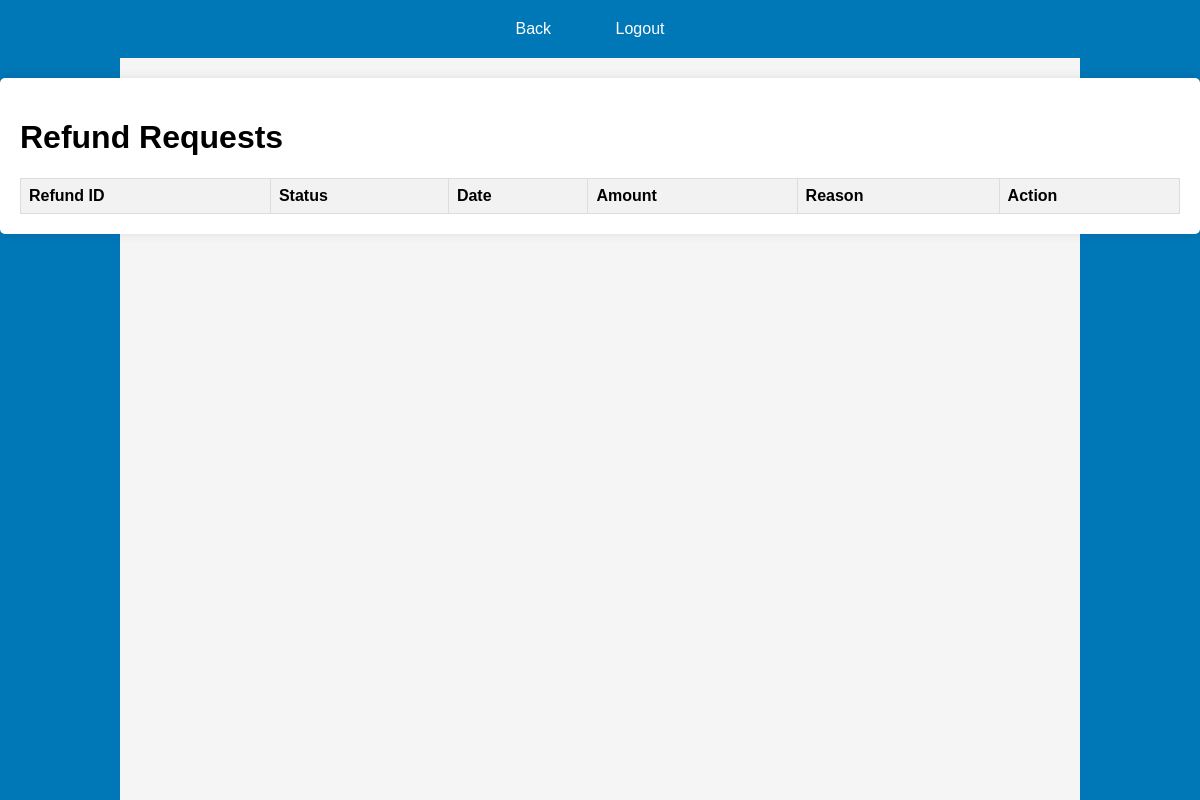
Before: /refund.php with the older database file.
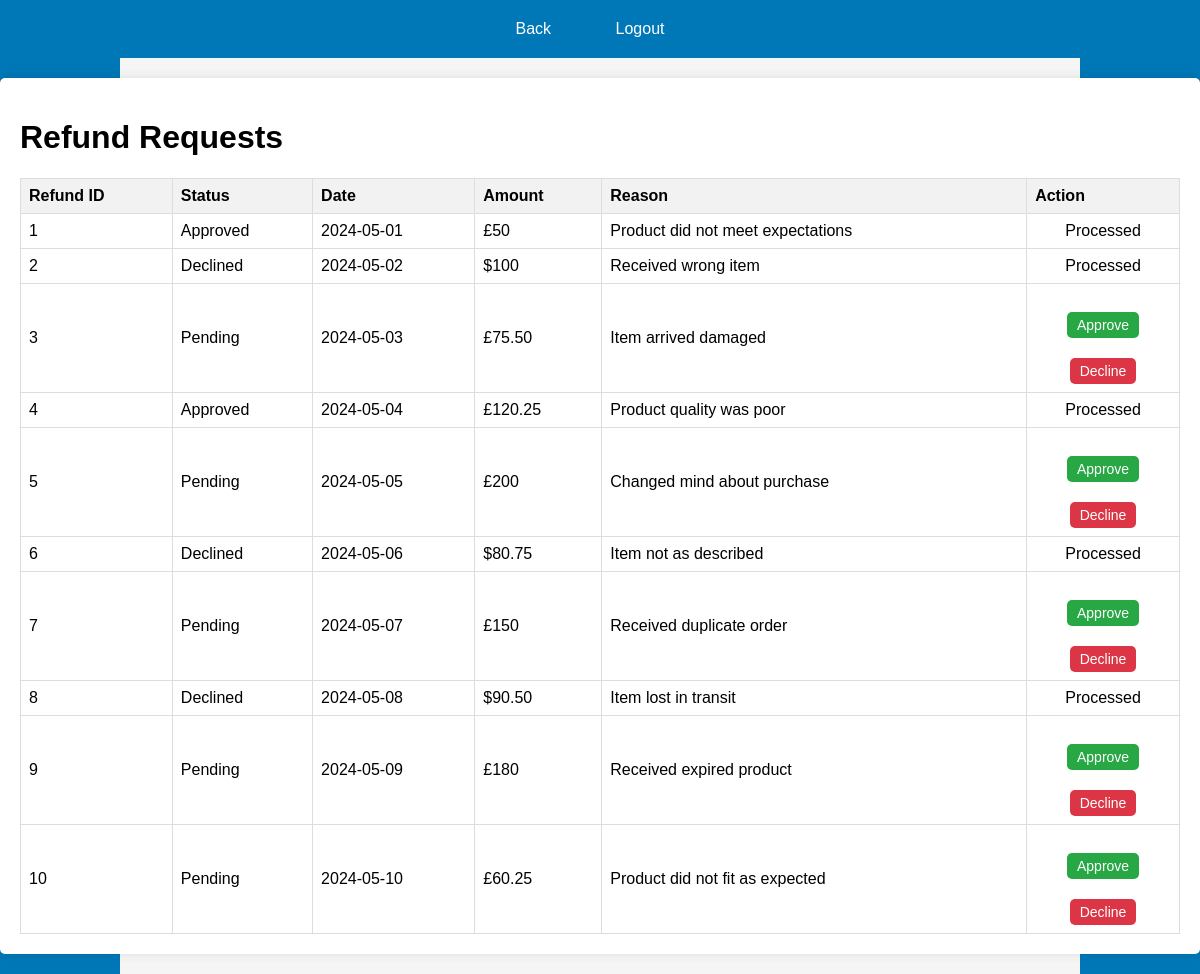
After: the same page with the newer database file.
### tables this page shows
CREATE TABLE refunds (
    refund_id INTEGER PRIMARY KEY,
    status VARCHAR(20) NOT NULL,
    date DATE NOT NULL,
    amount DECIMAL(18, 2) NOT NULL
, reason TEXT);

### refund.php (the view, shortened to what this page needs)
<!DOCTYPE html>
<html lang="en">
<head>
    <link rel="stylesheet" href="styles.css">
</head>
<body>
    <header>
        <nav>
            <ul>
                <li><a href="business-homepage.php">Back</a></li>
                <li><a href="business-logout.php">Logout</a></li>
            </ul>
        </nav>
    </header>
    <div class="left-background"></div>
    <div class="right-background"></div>
    <div class="container">
        <h1>Refund Requests</h1>
        <table>
            <thead>
                <tr>
                    <th>Refund ID</th>
                    <th>Status</th>
                    <th>Date</th>
                    <th>Amount</th>
                    <th>Reason</th>
                    <th>Action</th>
                </tr>
            </thead>
            <tbody>
                <?php
                $db = new PDO("sqlite:C:/xampp/htdocs/Currency-Transfer-Application/Currency_Database.db");
                $db->setAttribute(PDO::ATTR_ERRMODE, PDO::ERRMODE_EXCEPTION);
                $sql = "SELECT * FROM refunds";
                $stmt = $db->prepare($sql);
                $stmt->execute();
                $refunds = $stmt->fetchAll(PDO::FETCH_ASSOC);
                foreach ($refunds as $refund) {
                    echo "<tr class='{$refund['status']}'>";
                    echo "<td>{$refund['refund_id']}</td>";
                    echo "<td>{$refund['status']}</td>";
                    echo "<td>{$refund['date']}</td>";
                    echo "<td>{$refund['amount']}</td>";
                    echo "<td>{$refund['reason']}</td>";
                    echo "<td class='button-container'>";
                    if ($refund['status'] == 'Pending') {
                        echo "<form action='' method='post'>";
                        echo "<button class='approve' type='submit'>Approve</button>";
                        echo "</form>";
                        echo "<form action='' method='post'>";
                        echo "<button class='decline' type='submit'>Decline</button>";
                        echo "</form>";
                    } elseif ($refund['status'] == 'approved' || $refund['status'] == 'declined') {
                        echo "<span>Processed</span>";
                    } else {
                        echo "<span>Processed</span>";
                    }
                    echo "</td>";
                    echo "</tr>";
                }
                ?>
            </tbody>
        </table>
    </div>
</body>
</html>

Changed rows visible on the page:
added refunds: refund_id "1", status "Approved", date "2024-05-01", amount "£50", reason "Product did not meet expectations", shows "Processed"
added refunds: refund_id "2", status "Declined", date "2024-05-02", amount "$100", reason "Received wrong item", shows "Processed"
added refunds: refund_id "3", status "Pending", date "2024-05-03", amount "£75.50", reason "Item arrived damaged"
added refunds: refund_id "4", status "Approved", date "2024-05-04", amount "£120.25", reason "Product quality was poor", shows "Processed"
added refunds: refund_id "5", status "Pending", date "2024-05-05", amount "£200", reason "Changed mind about purchase"
added refunds: refund_id "6", status "Declined", date "2024-05-06", amount "$80.75", reason "Item not as described", shows "Processed"
added refunds: refund_id "7", status "Pending", date "2024-05-07", amount "£150", reason "Received duplicate order"
added refunds: refund_id "8", status "Declined", date "2024-05-08", amount "$90.50", reason "Item lost in transit", shows "Processed"
added refunds: refund_id "9", status "Pending", date "2024-05-09", amount "£180", reason "Received expired product"
added refunds: refund_id "10", status "Pending", date "2024-05-10", amount "£60.25", reason "Product did not fit as expected"
